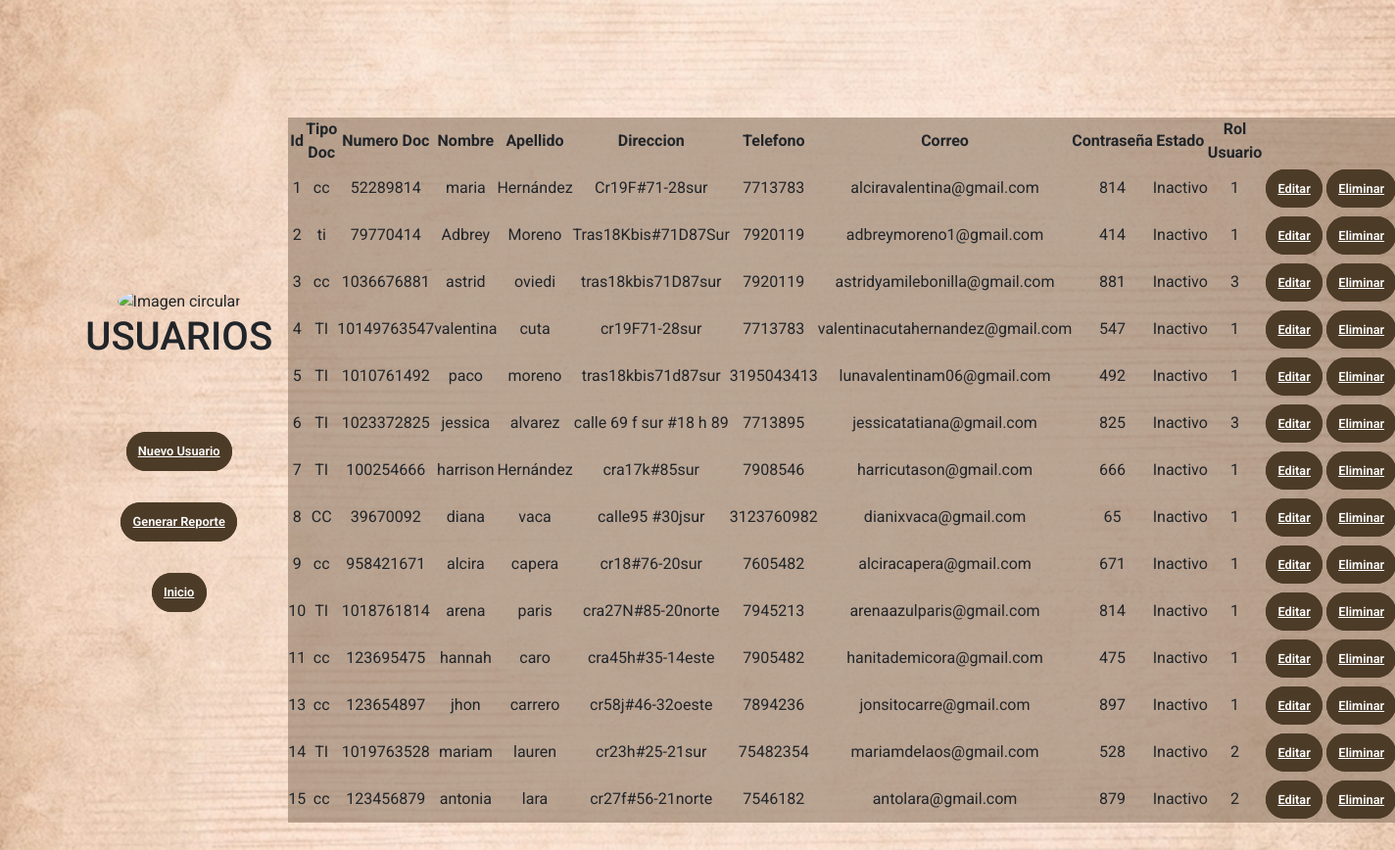
The app's page /Usuarios.php with its own data.
### tables this page shows
CREATE TABLE usuario (
  idUsuario int auto_increment primary key NOT NULL,
  tipoDocUsuario varchar(30) NOT NULL,
  numdocUsuario varchar(20) NOT NULL,
  nombreUsuario varchar(50) NOT NULL,
  apellidoUsuario varchar(50) NOT NULL,
  direccionUsuario varchar(80) NOT NULL,
  telefonoUsuario varchar(20) NOT NULL,
  correoUsuario varchar(70) NOT NULL,
  passwordUsuario varchar(20) NOT NULL,
  estadoUsuario varchar(30) NOT NULL,
  id_RolUsuario_fk integer not null,
  FOREIGN KEY (id_RolUsuario_fk) references rolusuario(idRolUsuario)
  );

### Modelo/Conexion.php (called while the page is built)
<?php
class Conexion{
	public static function StartUp()
	{
		$pdo = new PDO('mysql:host=localhost;dbname=gestiondomiciliosdv;charset=utf8', 'root', 'NAMJOON');
		$pdo->setAttribute(PDO::ATTR_ERRMODE, PDO::ERRMODE_EXCEPTION);
		return $pdo;
	}
}
?>

### Modelo/Usuarios.php (called while the page is built, shortened)
<?php
require_once('Conexion.php');
class Usuario{
    private $pdo;
    public function __CONSTRUCT()
    {
        try
        {
            $this->pdo = Conexion::StartUp();
        }
        catch(Exception $e)
        {   echo "HAY PROBLEMAS DE CONEXION";
            die($e->getMessage());
        }
    }
public function Listar(){
    $rows=null;
    $stm=$this->pdo->prepare("Select * from usuario");
    $stm->execute();
    while($result=$stm->fetch()){
        $rows[]=$result;
    }
    return $rows;
}
}
?>

### Usuarios.php (the view, shortened to what this page needs)
<?php
require_once('../Modelo/Usuarios.php');
$model=new Usuario();
?>
<!DOCTYPE html>
<html lang="es">
    <link rel="stylesheet" href="css/style.css">
    <link rel="stylesheet" href="css/style1.css">
   <link href="https://cdn.jsdelivr.net/npm/bootstrap@5.3.3/dist/css/bootstrap.min.css" rel="stylesheet">
</head>
<body>
    <body>
            <div class="container-form sign-up">
            <div class="welcome-back">
            <div class="message">
            <div class="logo">
            <img src="./img/usuario1.png" class="circle-image" alt="Imagen circular">
            </div>
            <h1>USUARIOS</h1> <br>
<br>
<br>
            <div class="well well-sm text-right">
            <a class="boton" href="AgregarUsuario.php">Nuevo Usuario</a> <br>
            <br>
            <br>
            <a class="boton" href="reporteU.php">Generar Reporte</a><br>
            <br>
            <br>
            <a class="boton" href="inicioc.php">Inicio</a> <br>
            <br>
            <br>
</div>
</div>
</div>
<table class="formulario">
<thead>
    <tr>
        <th style="width:0px";>Id</th>
        <th style="width:150px;">Tipo Doc</th>
        <th style="width:150px;">Numero Doc</th>
        <th style="width:100px";>Nombre </th>
        <th style="width:150px";>Apellido</th>
        <th>Direccion</th>
        <th style="width:100px;">Telefono</th>
        <th style="width:100px;">Correo</th>
        <th style="width:100px;">Contraseña</th>
        <th style="width:130px;">Estado</th>
        <th style="width:60px;">Rol Usuario</th>
        <th style="width:60px;"></th>
<?php
$Usuario=$model->Listar();
if($Usuario!=null){
    foreach ($Usuario as $r){
?>
<tr>
    <td><?php echo $r['idUsuario']; ?></td>
    <td><?php echo $r['tipoDocUsuario']; ?></td>
    <td><?php echo $r['numdocUsuario']; ?></td>
    <td><?php echo $r['nombreUsuario']; ?></td>
    <td><?php echo $r['apellidoUsuario']; ?></td>
    <td><?php echo $r['direccionUsuario']; ?></td>
    <td><?php echo $r['telefonoUsuario']; ?></td>
    <td><?php echo $r['correoUsuario']; ?></td>
    <td><?php echo $r['passwordUsuario']; ?></td>
    <td><?php echo $r['estadoUsuario'] == 1 ? 'Activo' :  'Inactivo'; ?></td>
    <td><?php echo $r['id_RolUsuario_fk']; ?></td>
        <td>
    </td>
    <td>
        <a class="boton" href="EditarUsuario.php?idUsuario=<?php echo $r['idUsuario'];?>">Editar</a>
    </td>
    <td>
    </td>
    <td>
        <a class="boton" href="EliminarUsuario.php?idUsuario=<?php echo $r['idUsuario'];?>">Eliminar</a>
    </td>
    </tr>
    <?php
    }
    }
    ?>
</table>
</div>
</body>
</html>

### css/style.css (style rules this page uses)
* { margin: 0; padding: 0; box-sizing: border-box; font-family: 'Roboto', sans-serif; }
body { height: 100vh; display: flex; align-items: center; justify-content: center; background-image: url(../img/123.png); background-position: center; background-repeat: no-repeat; background-size: cover; color: white; }
.container-form { width: 90%; height: 90vh; display: flex; justify-content: space-around; transition: all .5s ease-out; }
.welcome-back { display: flex; align-items: center; text-align: center; }
.message { padding: 1rem; }
.formulario { width: 450px; padding: 1rem; margin: 0rem; background-color: #85705c8c; text-align: center; }
.boton { width: 60%; margin: auto; border: solid thin #4c3b27; padding: .7rem; border-radius: 2rem; background-color: #4c3b27; font-weight: 600; margin-top: 3rem; font-size: .8rem; cursor: pointer; color: white; }
.circle-image { width: 200px; height: 200px; border-radius: 50%; object-fit: cover; }
* { margin: 0; padding: 0; box-sizing: border-box; font-family: 'Open Sans'; }

### css/style1.css (style rules this page uses)
* { margin: 0; padding: 0; box-sizing: border-box; font-family: 'Roboto', sans-serif; }
body { height: 120vh; display: flex; align-items: center; justify-content: center; background-image: url(../img/123.png); background-position: center; background-repeat: no-repeat; background-size: cover; color: white; }

### records on screen
usuario: idUsuario "1", tipoDocUsuario "cc", numdocUsuario "52289814", nombreUsuario "maria", apellidoUsuario "Hernández", direccionUsuario "Cr19F#71-28sur", telefonoUsuario "7713783", correoUsuario "alciravalentina@gmail.com", passwordUsuario "814", estadoUsuario "Inactivo", id_RolUsuario_fk "1"
usuario: idUsuario "2", tipoDocUsuario "ti", numdocUsuario "79770414", nombreUsuario "Adbrey", apellidoUsuario "Moreno", direccionUsuario "Tras18Kbis#71D87Sur", telefonoUsuario "7920119", correoUsuario "adbreymoreno1@gmail.com", passwordUsuario "414", estadoUsuario "Inactivo", id_RolUsuario_fk "1"
usuario: idUsuario "3", tipoDocUsuario "cc", numdocUsuario "1036676881", nombreUsuario "astrid", apellidoUsuario "oviedi", direccionUsuario "tras18kbis71D87sur", telefonoUsuario "7920119", correoUsuario "astridyamilebonilla@gmail.com", passwordUsuario "881", estadoUsuario "Inactivo", id_RolUsuario_fk "3"
usuario: idUsuario "4", tipoDocUsuario "TI", numdocUsuario "10149763547", nombreUsuario "valentina", apellidoUsuario "cuta", direccionUsuario "cr19F71-28sur", telefonoUsuario "7713783", correoUsuario "valentinacutahernandez@gmail.com", passwordUsuario "547", estadoUsuario "Inactivo", id_RolUsuario_fk "1"
usuario: idUsuario "5", tipoDocUsuario "TI", numdocUsuario "1010761492", nombreUsuario "paco", apellidoUsuario "moreno", direccionUsuario "tras18kbis71d87sur", telefonoUsuario "3195043413", correoUsuario "lunavalentinam06@gmail.com", passwordUsuario "492", estadoUsuario "Inactivo", id_RolUsuario_fk "1"
usuario: idUsuario "6", tipoDocUsuario "TI", numdocUsuario "1023372825", nombreUsuario "jessica", apellidoUsuario "alvarez", direccionUsuario "calle 69 f sur #18 h 89", telefonoUsuario "7713895", correoUsuario "jessicatatiana@gmail.com", passwordUsuario "825", estadoUsuario "Inactivo", id_RolUsuario_fk "3"
usuario: idUsuario "7", tipoDocUsuario "TI", numdocUsuario "100254666", nombreUsuario "harrison", apellidoUsuario "Hernández", direccionUsuario "cra17k#85sur", telefonoUsuario "7908546", correoUsuario "harricutason@gmail.com", passwordUsuario "666", estadoUsuario "Inactivo", id_RolUsuario_fk "1"
usuario: idUsuario "8", tipoDocUsuario "CC", numdocUsuario "39670092", nombreUsuario "diana", apellidoUsuario "vaca", direccionUsuario "calle95 #30jsur", telefonoUsuario "3123760982", correoUsuario "dianixvaca@gmail.com", passwordUsuario "65", estadoUsuario "Inactivo", id_RolUsuario_fk "1"
usuario: idUsuario "9", tipoDocUsuario "cc", numdocUsuario "958421671", nombreUsuario "alcira", apellidoUsuario "capera", direccionUsuario "cr18#76-20sur", telefonoUsuario "7605482", correoUsuario "alciracapera@gmail.com", passwordUsuario "671", estadoUsuario "Inactivo", id_RolUsuario_fk "1"
usuario: idUsuario "10", tipoDocUsuario "TI", numdocUsuario "1018761814", nombreUsuario "arena", apellidoUsuario "paris", direccionUsuario "cra27N#85-20norte", telefonoUsuario "7945213", correoUsuario "arenaazulparis@gmail.com", passwordUsuario "814", estadoUsuario "Inactivo", id_RolUsuario_fk "1"
usuario: idUsuario "11", tipoDocUsuario "cc", numdocUsuario "123695475", nombreUsuario "hannah", apellidoUsuario "caro", direccionUsuario "cra45h#35-14este", telefonoUsuario "7905482", correoUsuario "hanitademicora@gmail.com", passwordUsuario "475", estadoUsuario "Inactivo", id_RolUsuario_fk "1"
usuario: idUsuario "13", tipoDocUsuario "cc", numdocUsuario "123654897", nombreUsuario "jhon", apellidoUsuario "carrero", direccionUsuario "cr58j#46-32oeste", telefonoUsuario "7894236", correoUsuario "jonsitocarre@gmail.com", passwordUsuario "897", estadoUsuario "Inactivo", id_RolUsuario_fk "1"
usuario: idUsuario "14", tipoDocUsuario "TI", numdocUsuario "1019763528", nombreUsuario "mariam", apellidoUsuario "lauren", direccionUsuario "cr23h#25-21sur", telefonoUsuario "75482354", correoUsuario "mariamdelaos@gmail.com", passwordUsuario "528", estadoUsuario "Inactivo", id_RolUsuario_fk "2"
usuario: idUsuario "15", tipoDocUsuario "cc", numdocUsuario "123456879", nombreUsuario "antonia", apellidoUsuario "lara", direccionUsuario "cr27f#56-21norte", telefonoUsuario "7546182", correoUsuario "antolara@gmail.com", passwordUsuario "879", estadoUsuario "Inactivo", id_RolUsuario_fk "2"
